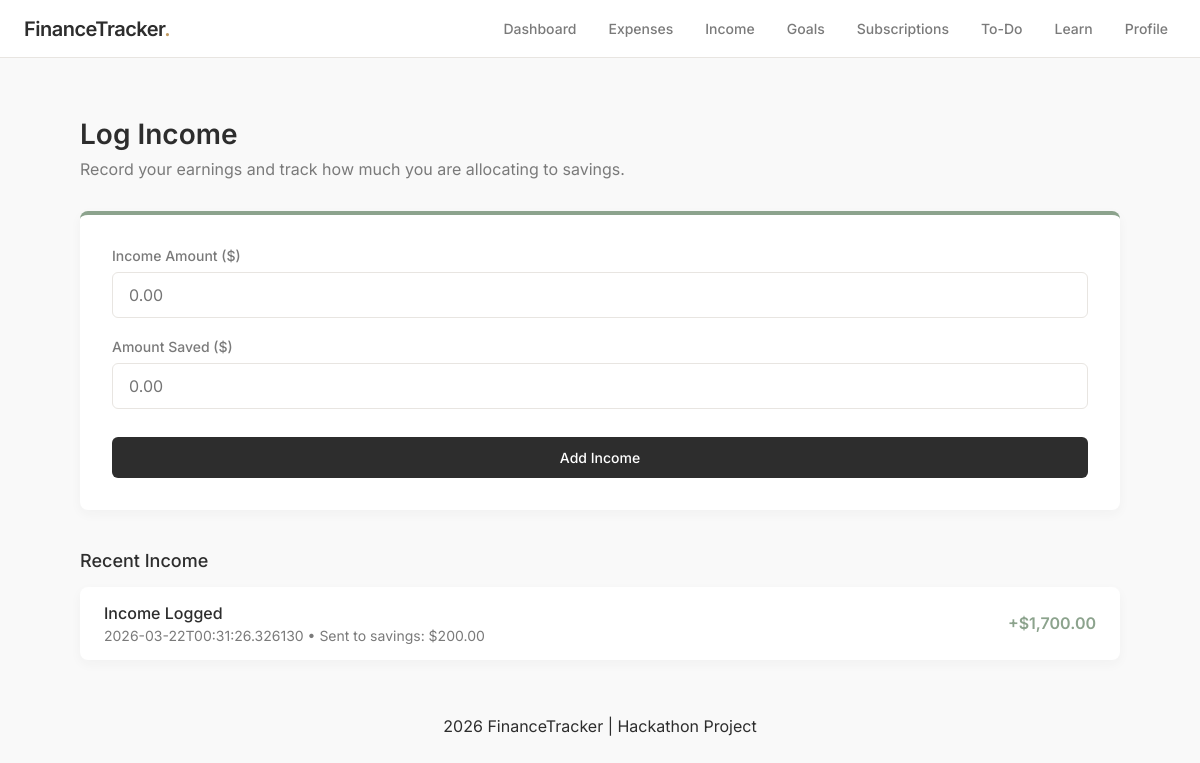
The app's page /income/oleksii, older data.
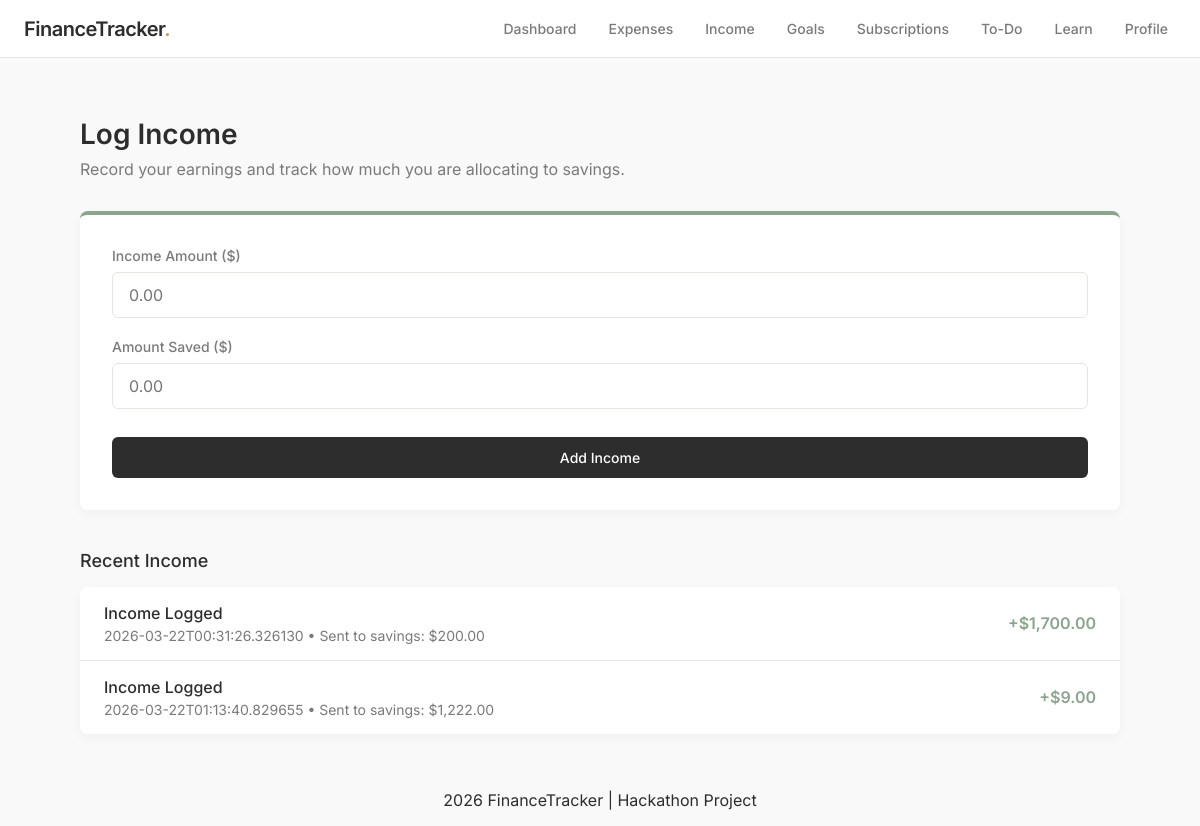
The same page, newer data.
### tables this page shows
CREATE TABLE income (
        id INTEGER PRIMARY KEY AUTOINCREMENT,
        user_id INTEGER,
        amount REAL,
        saved REAL,
        date TEXT
    );

### app.py (the view, shortened to what this page needs)
@app.route("/income/<username>", methods=["GET", "POST"])
def income(username):
    user_id = get_user_id(username)
    if not user_id:
        return redirect(url_for("index"))
    conn = get_db()
    data = conn.execute(
        "SELECT * FROM income WHERE user_id=?",
        (user_id,)
    ).fetchall()
    conn.close()
    return render_template("income.html", data=data, username=username)

### app.py (called while the page is built)
def get_db():
    conn = sqlite3.connect(DB)
    conn.row_factory = sqlite3.Row
    return conn

def get_user_id(username):
    conn = get_db()
    user = conn.execute(
        "SELECT id FROM users WHERE username=?",
        (username,)
    ).fetchone()
    conn.close()
    return user["id"] if user else None

@app.context_processor
def inject_user():
    username = request.view_args.get("username") if request.view_args else None
    return dict(current_user=username)

### templates/income.html (shortened to what this page needs)
{% extends "layout.html" %}
{% block navbar %}
    {% include "navbar.html" %}
{% endblock %}
{% block content %}
<div class="container">
    <div class="dashboard-header">
        <h1>Log Income</h1>
        <p>Record your earnings and track how much you are allocating to savings.</p>
    </div>
    <div class="form-card" style="border-top-color: #8CA38D;">
        <form method="POST">
            <div class="form-group">
                <label>Income Amount ($)</label>
                <input type="number" step="0.01" name="amount" class="form-control" placeholder="0.00" required>
            </div>
            <div class="form-group">
                <label>Amount Saved ($)</label>
                <input type="number" step="0.01" name="saved" class="form-control" placeholder="0.00" required>
            </div>
            <button type="submit" class="btn-primary" style="width: 100%; margin-top: 8px;">Add Income</button>
        </form>
    </div>
    <h3 class="section-title">Recent Income</h3>
    <div class="transaction-list">
        {% if data %}
            {% for i in data %}
                <div class="transaction-item">
                    <div class="tx-details">
                        <h4>Income Logged</h4>
                        <p>{{ i.date }} • Sent to savings: ${{ "{:,.2f}".format(i.saved|float) }}</p>
                    </div>
                    <div class="tx-amount" style="color: #8CA38D;">
                        +${{ "{:,.2f}".format(i.amount|float) }}
                    </div>
                </div>
            {% endfor %}
        {% else %}
            <div class="empty-state" style="padding: 32px; text-align: center; color: #7A7A7A;">
                No income logged yet. Time to get that bread!
            </div>
        {% endif %}
    </div>
</div>
{% endblock %}

### templates/layout.html (shortened to what this page needs)
<!DOCTYPE html>
<html lang="en">
<head>
    <link rel="stylesheet" href="{{ url_for('static', filename='css/style.css') }}">
</head>
<body>
    {% block navbar %}{% endblock %}
    <main>
        {% block content %}{% endblock %}
    </main>
    {% include "footer.html" %}
</body>
</html>

### templates/navbar.html
<nav class="navbar">
    <div class="nav-left">
        <h2>FinanceTracker</h2>
    </div>
    <div class="nav-right">
        <a href="{{ url_for('dashboard', username=current_user) }}">Dashboard</a>
        <a href="{{ url_for('expenses', username=current_user) }}">Expenses</a>
        <a href="{{ url_for('income', username=current_user) }}">Income</a>
        <a href="{{ url_for('goals', username=current_user) }}">Goals</a>
        <a href="{{ url_for('subscriptions', username=current_user) }}">Subscriptions</a>
        <a href="{{ url_for('todo', username=current_user) }}">To-Do</a>
        <a href="{{ url_for('learn', username=current_user) }}">Learn</a>
        <a href="{{ url_for('profile', username=current_user) }}">Profile</a>
    </div>
</nav>

### templates/footer.html
<footer class="footer">
    <p>2026 FinanceTracker | Hackathon Project</p>
</footer>

### static/css/style.css (style rules this page uses)
body { font-family: 'Inter', -apple-system, BlinkMacSystemFont, "Segoe UI", sans-serif; background-color: #F9F9F9; color: #2D2D2D; margin: 0; -webkit-font-smoothing: antialiased; }
.navbar { display: flex; justify-content: space-between; align-items: center; background-color: #FFFFFF; padding: 16px 24px; border-bottom: 1px solid #E8E5E1; }
.nav-left h2 { font-size: 20px; font-weight: 600; color: #2D2D2D; margin: 0; letter-spacing: -0.5px; }
.nav-left h2::after { content: '.'; color: #C29B62; }
.nav-right { display: flex; gap: 16px; align-items: center; }
.nav-right a { text-decoration: none; color: #7A7A7A; font-size: 14px; font-weight: 500; padding: 4px 8px; border-radius: 4px; transition: all 0.2s ease; }
.container { max-width: 1040px; margin: 0 auto; padding: 40px 24px; }
.dashboard-header { margin-bottom: 32px; }
.dashboard-header h1 { font-size: 28px; color: #2D2D2D; margin-bottom: 8px; font-weight: 600; }
.dashboard-header p { color: #7A7A7A; font-size: 16px; margin-top: 0; }
.section-title { font-size: 18px; color: #2D2D2D; margin-bottom: 16px; margin-top: 40px; font-weight: 500; }
.footer { display: flex; justify-content: center; }
.form-card { background-color: #FFFFFF; padding: 32px; border-radius: 8px; box-shadow: 0 4px 12px rgba(45, 45, 45, 0.04); margin-bottom: 40px; border-top: 4px solid #BA827A; }
.form-group { margin-bottom: 20px; }
.form-group label { display: block; font-size: 14px; color: #7A7A7A; margin-bottom: 8px; font-weight: 500; }
.form-control { width: 100%; padding: 12px 16px; font-size: 16px; color: #2D2D2D; background-color: #FFFFFF; border: 1px solid #E8E5E1; border-radius: 6px; font-family: inherit; box-sizing: border-box; transition: border-color 0.2s ease; }
.transaction-list { background-color: #FFFFFF; border-radius: 8px; box-shadow: 0 4px 12px rgba(45, 45, 45, 0.04); overflow: hidden; }
.transaction-item { display: flex; justify-content: space-between; align-items: center; padding: 16px 24px; border-bottom: 1px solid #E8E5E1; }
.transaction-item:last-child { border-bottom: none; }
.tx-details h4 { margin: 0 0 4px 0; color: #2D2D2D; font-size: 16px; font-weight: 500; }
.tx-details p { margin: 0; color: #7A7A7A; font-size: 14px; }
.tx-amount { color: #2D2D2D; font-weight: 600; font-size: 16px; }
.btn-primary { display: inline-block; background-color: #2D2D2D; color: #FFFFFF; text-align: center; text-decoration: none; padding: 12px 24px; border-radius: 6px; font-weight: 500; font-size: 14px; font-family: inherit; border: none; cursor: pointer; transition: background-color 0.2s ease, transform 0.1s ease; width: 100%; }

Row changes from the older to the newer data that the page shows:
added income: date "2026-03-22T01:13:40.829655", saved "1,222.00", amount "9.00"
